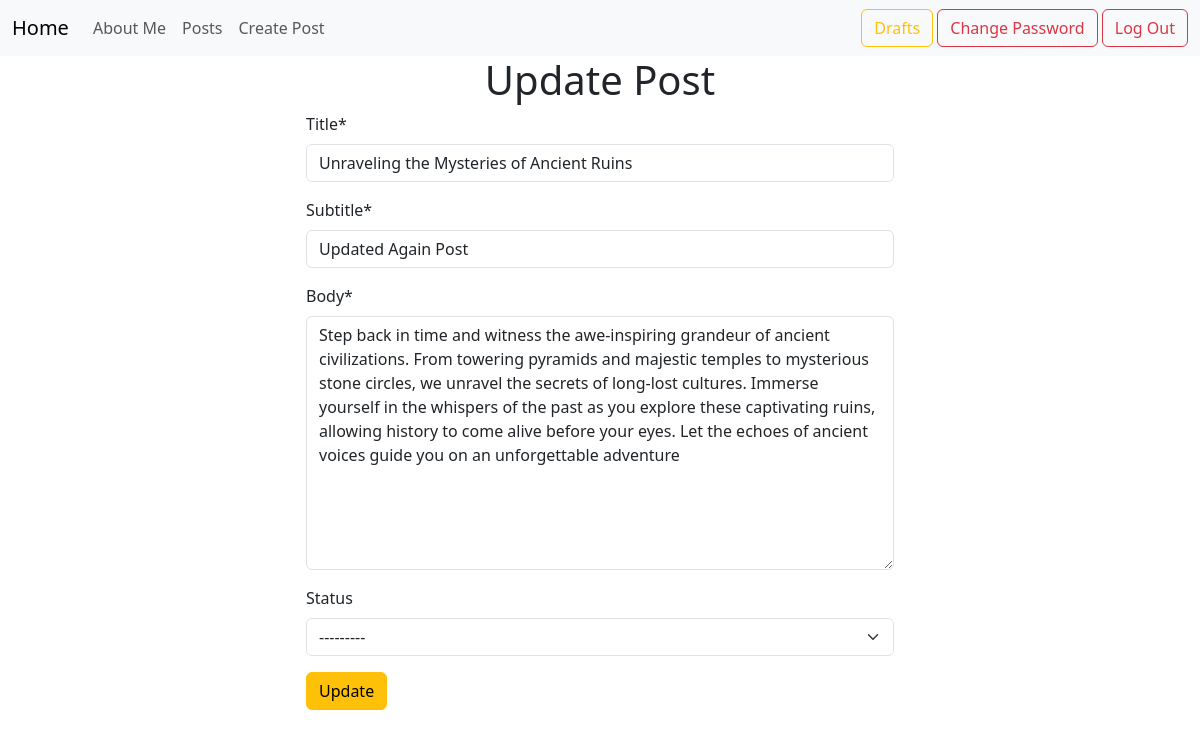
Page /posts/3/edit/ (signed in) on the committed database.
### posts/models.py (models this page shows, shortened)
class Post(models.Model):
    title = models.CharField(max_length=128)
    subtitle = models.CharField(max_length=256)
    body = models.TextField()
    author = models.ForeignKey(
        get_user_model(),
        on_delete=models.CASCADE
    )
    created_on = models.DateTimeField(auto_now_add=True)
    status = models.ForeignKey(
        Status,
        on_delete=models.CASCADE,
        blank=True, null=True
    )

### posts/views.py (the view)
# urls.py: path("<int:pk>/edit/", views.PostUpdateView.as_view(), name="edit"),
class PostUpdateView(LoginRequiredMixin, UserPassesTestMixin, UpdateView):
    template_name = "posts/edit.html"
    model = Post
    fields = ["title", "subtitle", "body", "status"]
    def test_func(self):
        post = self.get_object()
        return post.author == self.request.user

### posts/models.py (called while the page is built)
    def __str__(self):
        return self.name

### templates/posts/edit.html (shortened to what this page needs)
{% extends 'base.html' %}
{% load crispy_forms_tags %}
{% block content %}
    <div class="row d-flex justify-content-center">
        <div class="col-md-6">
            <div class="d-flex justify-content-center">
                <h1>Update Post</h1>
            </div>
            <form method="POST">
                {{ form|crispy }}
                <input type="submit" class="btn btn-warning" value="Update">
            </form>
        </div>
    </div>
{% endblock content %}

### rows in the picture
Post: title "Unraveling the Mysteries of Ancient Ruins", subtitle "Updated Again Post", body "Step back in time and witness the awe-inspiring grandeur of ancient civilizations. From towering pyramids and majestic temples to mysterious stone circles, we unravel the secrets of long-lost cultures. Immerse yourself in the whispers of the past as you explore these captivating ruins, allowing history to come alive before your eyes. Let the echoes of ancient voices guide you on an unforgettable adventure", status "---------"
